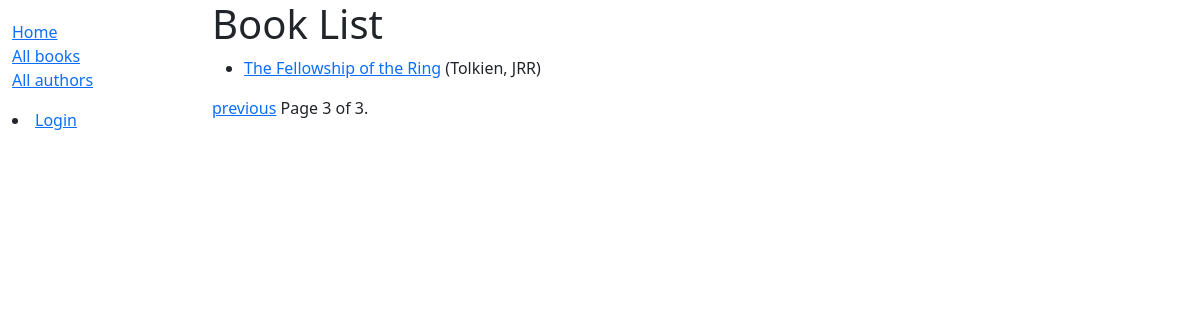
The app's page /catalog/books/?page=3, older data.
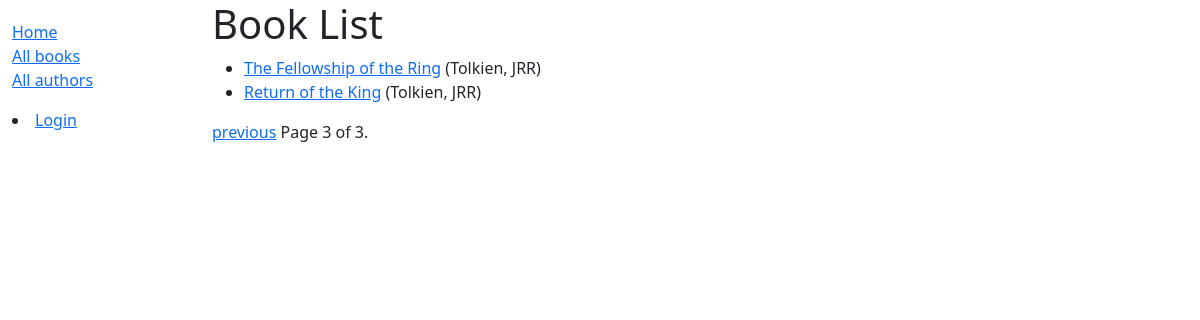
The same page, newer data.
### catalog/models.py (models this page shows, shortened)
class Book(models.Model):
    title = models.CharField(max_length=200)
    borrower = models.ForeignKey(User, on_delete=models.SET_NULL, null=True, blank=True)
    author = models.ForeignKey('Author', on_delete=models.SET_NULL, null=True)
    language = models.ForeignKey('Language', on_delete=models.SET_NULL, null=True)
    summary = models.TextField(max_length=1000, help_text='Enter a brief description of the book')
    isbn = models.CharField('ISBN', max_length=13, unique=True,
                             help_text='13 Character <a href="https://www.isbn-international.org/content/what-isbn">ISBN number</a>')
    genre = models.ManyToManyField(Genre, help_text='Select a genre for this book')
    def display_genre(self):
        """Create a string for the Genre. This is required to display genre in Admin."""
        return ', '.join(genre.name for genre in self.genre.all()[:3])
    display_genre.short_description = 'Genre'
    def get_absolute_url(self):
        return reverse('book-detail', args=[str(self.id)])

class Author(models.Model):
    first_name = models.CharField(max_length=100)
    last_name = models.CharField(max_length=100)
    date_of_birth = models.DateField(null=True, blank=True)
    date_of_death = models.DateField('Died', null=True, blank=True)
    class Meta:
        ordering = ['last_name', 'first_name']
    def __str__(self):
        return f'{self.last_name}, {self.first_name}'

### catalog/views.py (the view)
# urls.py: path('books/', views.BookListView.as_view(), name='books'),
class BookListView(generic.ListView):
    model = Book
    paginate_by = 2

### catalog/templates/catalog/book_list.html
{% extends "base_generic.html" %}
{% block content %}
  <h1>Book List</h1>
  {% if book_list %}
  <ul>
    {% for book in book_list %}
      <li>
        <a href="{{ book.get_absolute_url }}">{{ book.title }}</a> ({{book.author}})
      </li>
    {% endfor %}
  </ul>
  {% else %}
    <p>There are no books in the library.</p>
  {% endif %}
{% endblock %}

Row changes from the older to the newer data that the page shows:
added Book: title "Return of the King", author "Tolkien, JRR"
